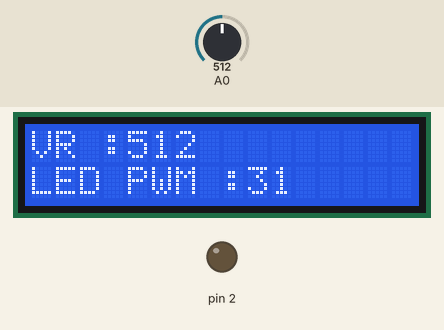
Recording of a sketch running on a simulated Arduino Uno, built with avr-gcc and run on an emulated ATmega328P. On the bench: 16×2 character LCD, output pins drawn as LEDs (lit = HIGH). The test bench sets the inputs (shaded band); at power-on: A0 = 512.

Above: at 6.2 s.
6.3 s: A0 set to 716
At 6.7 s:
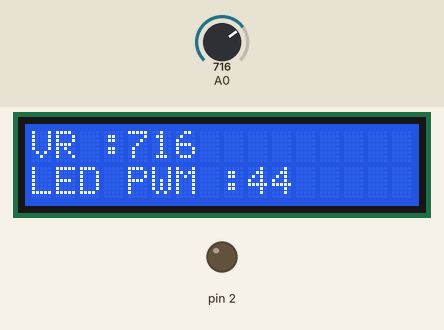
7.9 s: A0 set to 900
At 8.9 s:
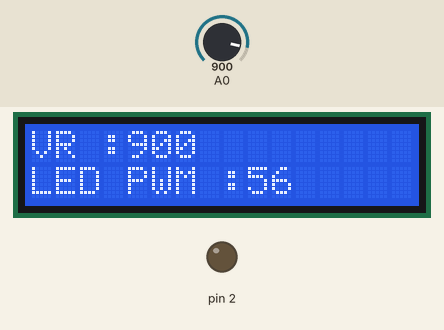
9.5 s: A0 set to 1023
At 11.1 s:
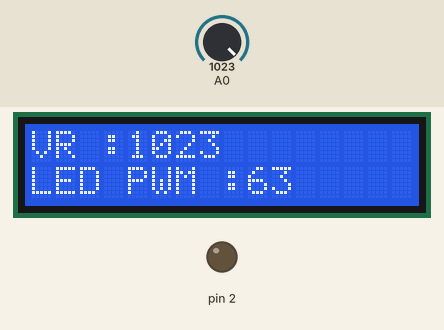
Timing chart, 0 to 12.6 s (numbered marks = the images above; inputs shaded):
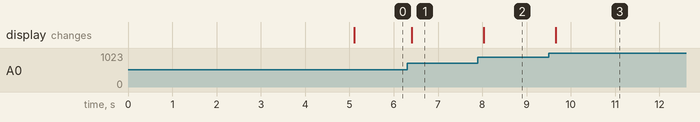

The sketch:

3_1_LCD_VR_LED.ino
```cpp
/*
 * Generated using BlocklyDuino:
 *
 * https://github.com/MediaTek-Labs/BlocklyDuino-for-LinkIt
 *
 * Date: Tue, 01 Jan 2019 07:45:51 GMT
 */

#include <LiquidCrystal_I2C.h>
LiquidCrystal_I2C lcd_i2c(0x3F);

int VR;

int LED_PWM;

void setup()
{
  pinMode(2, OUTPUT);
  lcd_i2c.begin(16, 2);
  analogWrite(2, 0);
  lcd_i2c.backlight();
  lcd_i2c.clear();
  lcd_i2c.setCursor(0,0);
  lcd_i2c.print("HELLO");
  lcd_i2c.setCursor(0,1);
  lcd_i2c.print("WORLD!!");
  delay(5000);
}


void loop()
{
  VR = analogRead(A0);
  LED_PWM = (map(VR,0,4095,0,255));
  analogWrite(2, LED_PWM);
  lcd_i2c.clear();
  lcd_i2c.setCursor(0,0);
  lcd_i2c.print("VR : ");
  lcd_i2c.setCursor(4,0);
  lcd_i2c.print(VR);
  lcd_i2c.setCursor(0,1);
  lcd_i2c.print("LED PWM : ");
  lcd_i2c.setCursor(9,1);
  lcd_i2c.print(LED_PWM);
  delay(300);
}
```

Measured:
- after the input at 6.3 s, the display: changes after 0.11 s (image 1)
- after the input at 7.9 s, the display: changes after 0.13 s (image 2)
- after the input at 9.5 s, the display: changes after 0.16 s (image 3)
